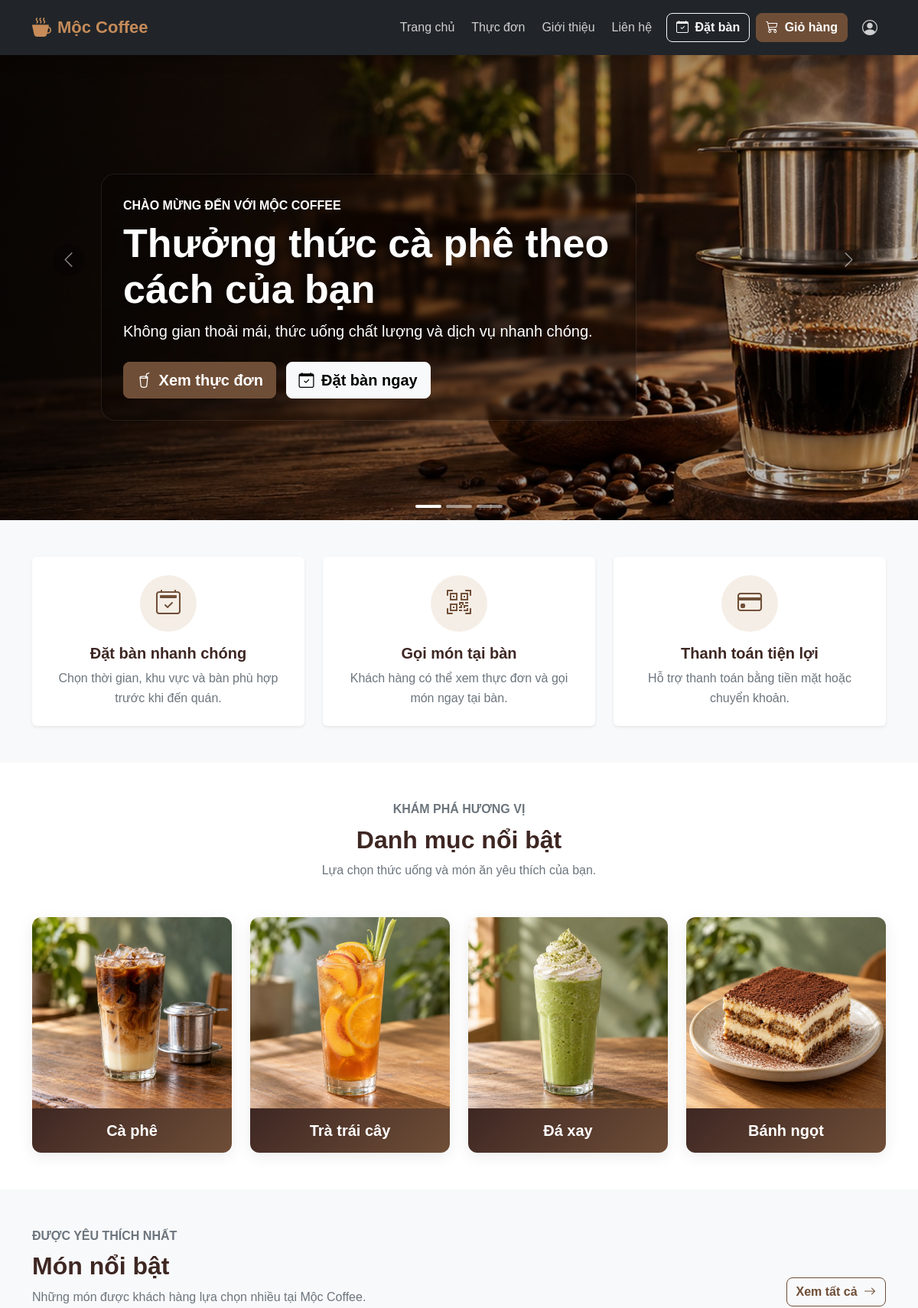
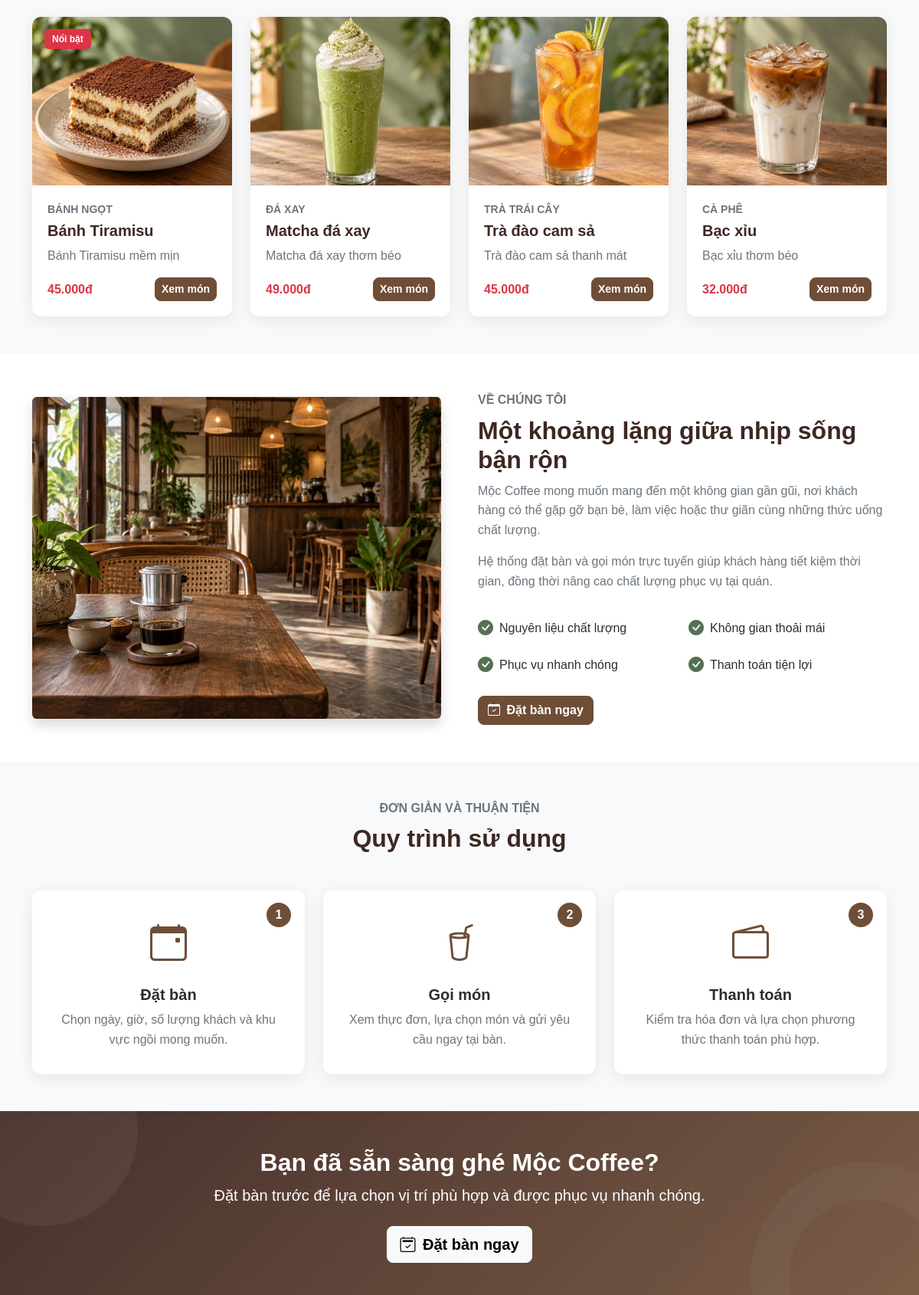
The page / (upper part) on the database its author committed (2 pictures, top to bottom).
### tables this page shows
CREATE TABLE IF NOT EXISTS products (
    id INT UNSIGNED AUTO_INCREMENT PRIMARY KEY,
    category_id INT UNSIGNED NOT NULL,
    name VARCHAR(150) NOT NULL,
    slug VARCHAR(170) NOT NULL UNIQUE,
    description TEXT,
    price DECIMAL(12, 2) NOT NULL DEFAULT 0,
    image VARCHAR(255),
    status TINYINT(1) NOT NULL DEFAULT 1,
    created_at TIMESTAMP NOT NULL DEFAULT CURRENT_TIMESTAMP,
    updated_at TIMESTAMP NOT NULL DEFAULT CURRENT_TIMESTAMP ON UPDATE CURRENT_TIMESTAMP,
    CONSTRAINT fk_products_categories FOREIGN KEY (category_id)
        REFERENCES categories(id) ON UPDATE CASCADE ON DELETE RESTRICT
);

CREATE TABLE IF NOT EXISTS categories (
    id INT UNSIGNED AUTO_INCREMENT PRIMARY KEY,
    name VARCHAR(100) NOT NULL,
    slug VARCHAR(120) NOT NULL UNIQUE,
    description TEXT,
    status TINYINT(1) NOT NULL DEFAULT 1,
    created_at TIMESTAMP NOT NULL DEFAULT CURRENT_TIMESTAMP,
    updated_at TIMESTAMP NOT NULL DEFAULT CURRENT_TIMESTAMP ON UPDATE CURRENT_TIMESTAMP
);

### index.php (the view, shortened to what the rows shown need)
<?php
require_once __DIR__ . '/includes/init.php';
$sql = "
    SELECT
        p.id,
        p.name,
        p.price,
        p.image,
        p.description,
        c.name AS category_name
    FROM products AS p
    INNER JOIN categories AS c
        ON c.id = p.category_id
    WHERE p.status = 1
      AND c.status = 1
    ORDER BY p.id DESC
    LIMIT 4
";
$featuredProducts = $pdo->query($sql)->fetchAll();
?>
<!DOCTYPE html>
<html lang="vi">
<head>
  <link href="https://cdn.jsdelivr.net/npm/bootstrap@5.3.3/dist/css/bootstrap.min.css" rel="stylesheet" />
  <link rel="stylesheet" href="https://cdn.jsdelivr.net/npm/bootstrap-icons@1.11.3/font/bootstrap-icons.min.css" />
  <link rel="stylesheet" href="assets/css/style.css" />
  <link rel="stylesheet" href="assets/css/responsive.css" />
</head>
<body>
  <main>
    <section id="home">
      <div id="mainCarousel" class="carousel slide carousel-fade" data-bs-ride="carousel">
        <div class="carousel-inner">
          <div class="carousel-item active">
            <div class="carousel-caption">
              <div class="container">
                <div class="banner-content">
                  <h1 class="display-4 fw-bold">
                    Thưởng thức cà phê theo cách của bạn
                  </h1>
                </div>
              </div>
            </div>
          </div>
        </div>
      </div>
    </section>
    <section class="py-5">
      <div class="container">
        <div class="text-center mb-5">
          <h2 class="section-title">Danh mục nổi bật</h2>
        </div>
      </div>
    </section>
<section class="py-5 bg-light">
  <div class="container">
    <div
      class="d-flex flex-column flex-md-row
             justify-content-between align-items-md-end mb-4"
    >
      <div>
        <h2 class="section-title mb-2">
          Món nổi bật
        </h2>
      </div>
    </div>
    <div class="row g-4" id="featured-product-list">
      <?php if (empty($featuredProducts)): ?>
        <div class="col-12">
          <div
            class="alert alert-warning text-center mb-0"
            role="alert"
          >
            Hiện chưa có sản phẩm để hiển thị.
          </div>
        </div>
      <?php else: ?>
        <?php foreach ($featuredProducts as $index => $product): ?>
          <?php
          $image = trim((string) ($product['image'] ?? ''));
          if ($image === '') {
              $imageUrl =
                  'assets/images/products/default-product.jpg';
          } elseif (filter_var($image, FILTER_VALIDATE_URL)) {
              $imageUrl = $image;
          } elseif (strpos($image, '/uploads/') === 0) {
              $imageUrl = 'backend' . $image;
          } else {
              $imageUrl =
                  'assets/images/products/' . basename($image);
          }
          $description = trim(
              (string) ($product['description'] ?? '')
          );
          ?>
          <div class="col-12 col-sm-6 col-lg-3">
            <article class="card product-card h-100">
              <div class="position-relative">
                <img
                  src="<?=
                    htmlspecialchars(
                        $imageUrl,
                        ENT_QUOTES,
                        'UTF-8'
                    )
                  ?>"
                  class="card-img-top"
                  alt="<?=
                    htmlspecialchars(
                        $product['name'],
                        ENT_QUOTES,
                        'UTF-8'
                    )
                  ?>"
                  loading="lazy"
                  onerror="
                    this.onerror = null;
                    this.src =
                      'assets/images/products/default-product.jpg';
                  "
                >
                <?php if ($index === 0): ?>
                  <span
                    class="badge bg-danger
                           position-absolute top-0 start-0 m-3"
                  >
                    Nổi bật
                  </span>
                <?php endif; ?>
              </div>
              <div class="card-body d-flex flex-column">
                <p
                  class="small text-uppercase text-secondary
                         fw-semibold mb-1"
                >
                  <?=
                    htmlspecialchars(
                        $product['category_name'],
                        ENT_QUOTES,
                        'UTF-8'
                    )
                  ?>
                </p>
                <h3 class="card-title h5">
                  <?=
                    htmlspecialchars(
                        $product['name'],
                        ENT_QUOTES,
                        'UTF-8'
                    )
                  ?>
                </h3>
                <p class="card-text text-secondary">
                  <?=
                    htmlspecialchars(
                        $description,
                        ENT_QUOTES,
                        'UTF-8'
                    )
                  ?>
                </p>
                <div
                  class="d-flex justify-content-between
                         align-items-center gap-2 mt-auto"
                >
                  <span class="fw-bold text-danger">
                    <?=
                      number_format(
                          (float) $product['price'],
                          0,
                          ',',
                          '.'
                      )
                    ?>đ
                  </span>
                  <a
                    href="pages/product-detail.php?id=<?=
                      (int) $product['id']
                    ?>"
                    class="btn btn-coffee btn-sm"
                  >
                    Xem món
                  </a>
                </div>
              </div>
            </article>
          </div>
        <?php endforeach; ?>
      <?php endif; ?>
    </div>
  </div>
</section>
    <section id="about" class="py-5">
      <div class="container">
        <div class="row align-items-center g-5">
          <div class="col-12 col-lg-6">
            <h2 class="section-title">
              Một khoảng lặng giữa nhịp sống bận rộn
            </h2>
          </div>
        </div>
      </div>
    </section>
    <section class="py-5 bg-light">
      <div class="container">
        <div class="text-center mb-5">
          <h2 class="section-title">Quy trình sử dụng</h2>
        </div>
      </div>
    </section>
    <section class="booking-callout py-5">
      <div class="container text-center text-white">
        <h2 class="fw-bold">Bạn đã sẵn sàng ghé Mộc Coffee?</h2>
      </div>
    </section>
  </main>
</body>
</html>
</body>
</html>

### rows shown on the page
products: image (picture), shows "Nổi bật", category.name "BÁNH NGỌT", name "Bánh Tiramisu", description "Bánh Tiramisu mềm mịn", price "45.000"
products: image (picture), category.name "ĐÁ XAY", name "Matcha đá xay", description "Matcha đá xay thơm béo", price "49.000"
products: image (picture), category.name "TRÀ TRÁI CÂY", name "Trà đào cam sả", description "Trà đào cam sả thanh mát", price "45.000"
products: image (picture), category.name "CÀ PHÊ", name "Bạc xỉu", description "Bạc xỉu thơm béo", price "32.000"
